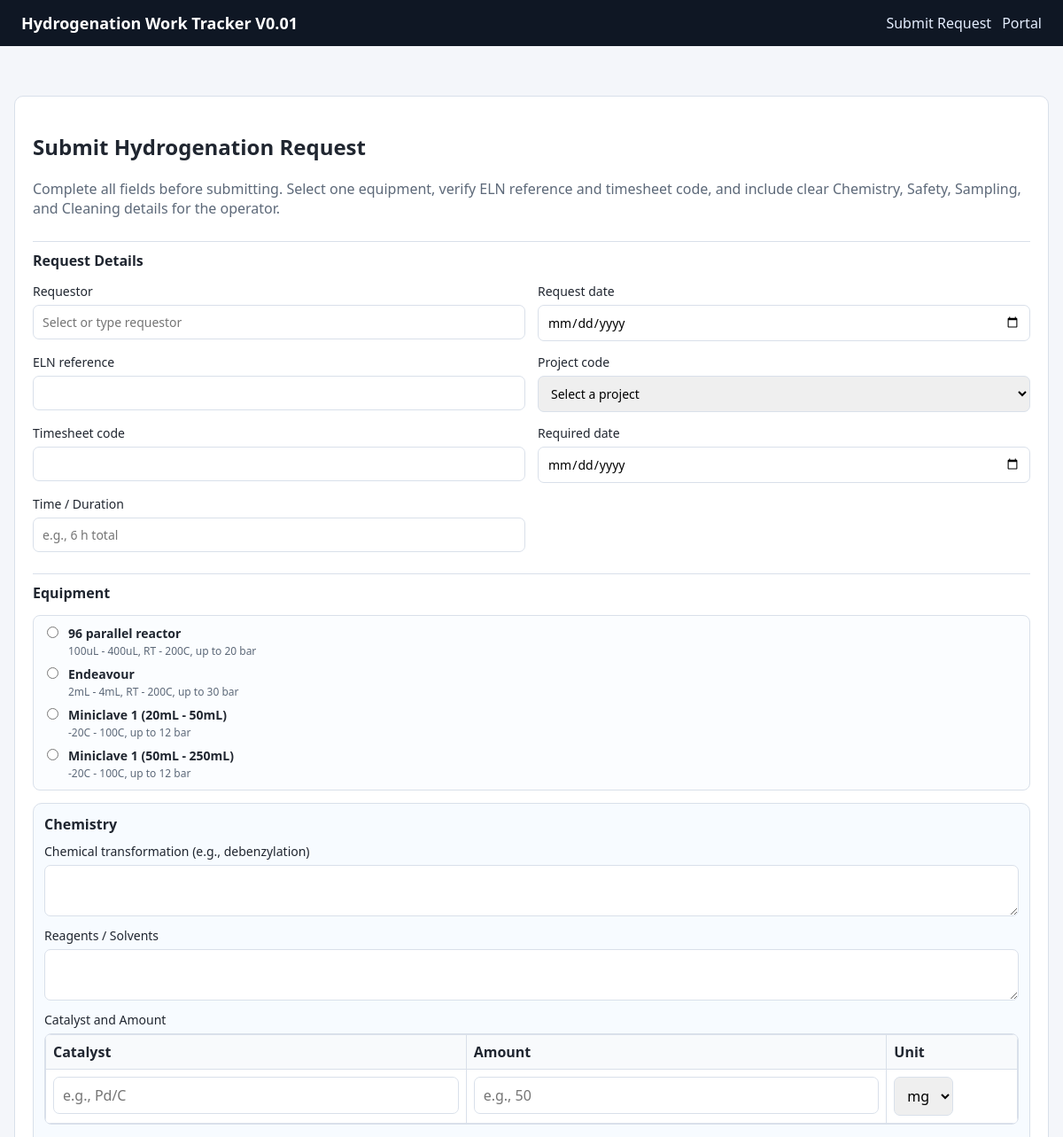
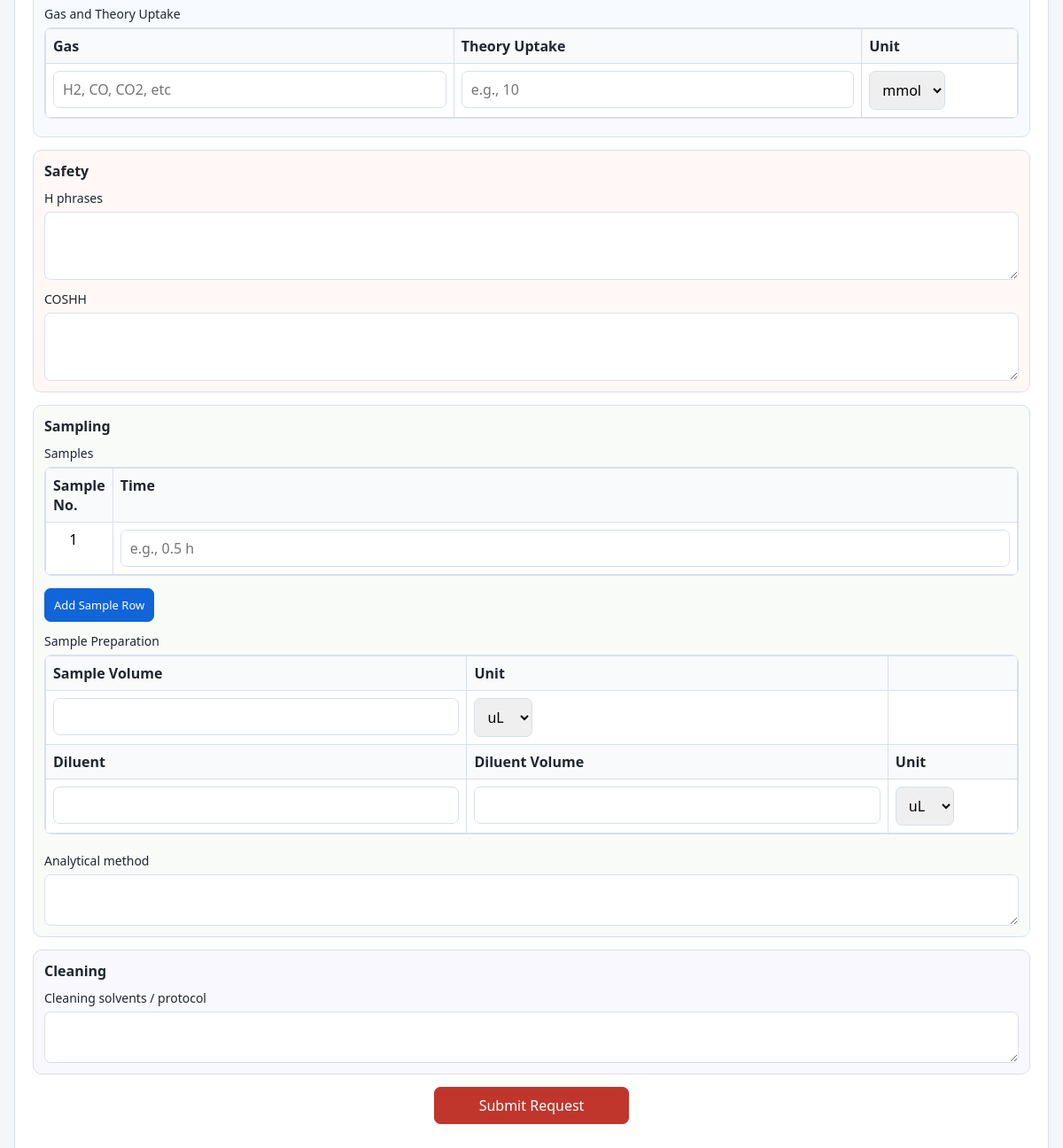
/submit, run on the app's committed database (2 pictures, top to bottom).
### tables this page shows
CREATE TABLE equipment_options (
                id INTEGER PRIMARY KEY AUTOINCREMENT,
                name TEXT NOT NULL UNIQUE,
                description TEXT,
                is_active INTEGER NOT NULL DEFAULT 1,
                created_at TEXT DEFAULT (datetime('now'))
            );

### app/routes.py (the view, shortened to what this page needs)
@bp.route('/submit', methods=['GET', 'POST'])
def submit_request():
    return render_template(
        'submit.html',
        equipment_options=_get_active_equipment_options(),
        project_options=_get_project_options(),
        user_options=_get_active_users(),
    )

### app/models.py (called while the page is built)
def get_conn():
    conn = sqlite3.connect(DB_PATH)
    conn.row_factory = sqlite3.Row
    return conn

### app/routes.py (called while the page is built)
def _get_project_options():
    with get_conn() as conn:
        return conn.execute(
            '''
            SELECT id, name, project_name
            FROM project_options
            WHERE is_active = 1
            ORDER BY name COLLATE NOCASE
            '''
        ).fetchall()

def _get_active_users():
    with get_conn() as conn:
        return conn.execute(
            '''
            SELECT id, name, email, is_operator
            FROM users
            WHERE is_active = 1
            ORDER BY name COLLATE NOCASE
            '''
        ).fetchall()

def _get_active_equipment_options():
    with get_conn() as conn:
        return conn.execute(
            '''
            SELECT id, name, description
            FROM equipment_options
            WHERE is_active = 1
            ORDER BY name COLLATE NOCASE
            '''
        ).fetchall()

### app/templates/submit.html (shortened to what this page needs)
﻿{% extends "base.html" %}
{% block content %}
<section class="card">
  <h2>Submit Hydrogenation Request</h2>
  <p class="hint">Complete all fields before submitting. Select one equipment, verify ELN reference and timesheet code, and include clear Chemistry, Safety, Sampling, and Cleaning details for the operator.</p>
  <form method="post" class="grid-form">
    <h3 class="section-title full">Request Details</h3>
    <label>
      Requestor
      <input name="requester_name" list="requester-options" required placeholder="Select or type requestor">
    </label>
    <label>
      Request date
      <input name="request_date" type="date">
    </label>
    <label>
      ELN reference
      <input name="eln_reference" required>
    </label>
    <label>
      Project code
      <select id="project_code" name="project_code" required>
        <option value="">Select a project</option>
      </select>
    </label>
    <label>
      Timesheet code
      <input id="timesheet_code" name="timesheet_code" required readonly>
    </label>
    <label>
      Required date
      <input name="required_date" type="date">
    </label>
    <label>
      Time / Duration
      <input name="time_duration" placeholder="e.g., 6 h total">
    </label>
    <h3 class="section-title full">Equipment</h3>
    <div class="full equipment-grid">
      {% for item in equipment_options %}
      <label class="check-row">
        <input type="radio" name="equipment_selected" value="{{ item['name'] }}" required>
        <span>
          <strong>{{ item['name'] }}</strong>
          {% if item['description'] %}
          <span class="small">{{ item['description'] }}</span>
          {% endif %}
        </span>
      </label>
      {% endfor %}
    </div>
    <div class="form-block chemistry-block full">
      <h3 class="form-block-title">Chemistry</h3>
      <div class="section-grid">
        <label class="full">
          Chemical transformation (e.g., debenzylation)
          <textarea name="chemical_transformation" rows="2"></textarea>
        </label>
        <label class="full">
          Reagents / Solvents
          <textarea name="reagents_solvents" rows="2"></textarea>
        </label>
        <label class="full">
          Catalyst and Amount
          <div class="table-wrap sample-table-wrap">
            <table class="sample-table prep-table">
              <thead>
                <tr>
                  <th>Catalyst</th>
                  <th>Amount</th>
                  <th>Unit</th>
                </tr>
              </thead>
              <tbody>
                <tr>
                  <td><input name="catalyst_name" placeholder="e.g., Pd/C"></td>
                  <td><input name="catalyst_amount_value" placeholder="e.g., 50"></td>
                  <td>
                    <select name="catalyst_amount_unit">
                      <option value="mg" selected>mg</option>
                    </select>
                  </td>
                </tr>
              </tbody>
            </table>
          </div>
        </label>
        <label class="full">
          Gas and Theory Uptake
          <div class="table-wrap sample-table-wrap">
            <table class="sample-table prep-table">
              <thead>
                <tr>
                  <th>Gas</th>
                  <th>Theory Uptake</th>
                  <th>Unit</th>
                </tr>
              </thead>
              <tbody>
                <tr>
                  <td><input name="gas_name" placeholder="H2, CO, CO2, etc"></td>
                  <td><input name="theory_uptake_value" placeholder="e.g., 10"></td>
                  <td>
                    <select name="theory_uptake_unit">
                      <option value="mmol" selected>mmol</option>
                    </select>
                  </td>
                </tr>
              </tbody>
            </table>
          </div>
        </label>
      </div>
    </div>
    <div class="form-block safety-block full">
      <h3 class="form-block-title">Safety</h3>
      <div class="section-grid">
        <label class="full">
          H phrases
          <textarea name="h_phrases" rows="3"></textarea>
        </label>
        <label class="full">
          COSHH
          <textarea name="coshh" rows="3"></textarea>
        </label>
      </div>
    </div>
    <div class="form-block sampling-block full">
      <h3 class="form-block-title">Sampling</h3>
      <div class="section-grid">
        <label class="full">
          Samples
          <div class="table-wrap sample-table-wrap">
            <table class="sample-table">
              <thead>
                <tr>
                  <th>Sample No.</th>
                  <th>Time</th>
                </tr>
              </thead>
              <tbody id="sample_rows">
                <tr>
                  <td class="sample-no-cell"><input class="sample-no-input" name="sample_numbers[]" value="1" readonly></td>
                  <td><input name="sample_times[]" placeholder="e.g., 0.5 h"></td>
                </tr>
              </tbody>
            </table>
          </div>
          <button type="button" id="add_sample_row" class="small-btn sample-add-btn">Add Sample Row</button>
        </label>
        <label class="full">
          Sample Preparation
          <div class="table-wrap sample-table-wrap">
            <table class="sample-table prep-table">
              <thead>
                <tr>
                  <th>Sample Volume</th>
                  <th>Unit</th>
                  <th></th>
                </tr>
              </thead>
              <tbody>
                <tr>
                  <td><input name="sample_size"></td>
                  <td>
                    <select name="sample_size_unit">
                      <option value="uL" selected>uL</option>
                    </select>
                  </td>
                  <td></td>
                </tr>
                <tr>
                  <th>Diluent</th>
                  <th>Diluent Volume</th>
                  <th>Unit</th>
                </tr>
                <tr>
                  <td><input name="diluent"></td>
                  <td><input name="diluent_volume"></td>
                  <td>
                    <select name="diluent_volume_unit">
                      <option value="uL" selected>uL</option>
                    </select>
                  </td>
                </tr>
              </tbody>
            </table>
          </div>
        </label>
        <label class="full">
          Analytical method
          <textarea name="analytical_method" rows="2"></textarea>
        </label>
      </div>
    </div>
    <div class="form-block cleaning-block full">
      <h3 class="form-block-title">Cleaning</h3>
      <div class="section-grid">
        <label class="full">
          Cleaning solvents / protocol
          <textarea name="cleaning_protocol" rows="2"></textarea>
        </label>
      </div>
    </div>
    <button type="submit" id="submit_request_btn" class="submit-btn full">Submit Request</button>
  </form>
</section>
{% endblock %}

### app/templates/base.html (shortened to what this page needs)
﻿<!doctype html>
<html lang="en">
<head>
  <link rel="stylesheet" href="{{ url_for('static', filename='styles.css') }}">
</head>
<body>
  <header class="topbar">
    <h1>Hydrogenation Work Tracker V0.01</h1>
    <nav>
      <a href="{{ url_for('main.submit_request') }}">Submit Request</a>
      <a href="{{ url_for('main.portal') }}">Portal</a>
    </nav>
  </header>
  <main class="container">
    {% block content %}{% endblock %}
  </main>
</body>
</html>

### app/static/styles.css (style rules this page uses)
* { box-sizing: border-box; }
html, body { margin: 0; padding: 0; }
body { font-family: "Segoe UI", Tahoma, sans-serif; background: var(--bg); color: var(--text); }
.topbar { background: #0f1724; color: white; padding: 14px 24px; display: flex; justify-content: space-between; align-items: center; gap: 16px; position: fixed; top: 0; left: 0; right: 0; z-index: 1000; }
.topbar h1 { margin: 0; font-size: 18px; }
.topbar nav { display: flex; gap: 12px; align-items: center; }
.topbar a { color: #e5eeff; text-decoration: none; }
.container { max-width: 2200px; margin: 86px auto 28px; padding: 0 16px; }
.card { background: var(--card); border: 1px solid var(--line); border-radius: 10px; padding: 20px; }
.hint { color: var(--muted); margin-top: 0; }
.grid-form { display: grid; grid-template-columns: repeat(2, minmax(0, 1fr)); gap: 14px; }
.section-title { margin: 10px 0 0; padding-top: 10px; border-top: 1px solid var(--line); font-size: 16px; }
.form-block { border: 1px solid var(--line); border-radius: 10px; padding: 12px; }
.form-block-title { margin: 0 0 10px; font-size: 16px; }
.section-grid { display: grid; grid-template-columns: repeat(2, minmax(0, 1fr)); gap: 12px; }
.chemistry-block { background: #f7fbff; }
.safety-block { background: #fff8f6; }
.sampling-block { background: #f8fbf8; }
.cleaning-block { background: #f9f8ff; }
label { display: flex; flex-direction: column; gap: 6px; font-size: 14px; }
input, select, textarea, button { border: 1px solid var(--line); border-radius: 7px; padding: 9px 10px; font: inherit; }
button { background: var(--accent); border-color: var(--accent); color: white; cursor: pointer; }
.full { grid-column: 1 / -1; }
.submit-btn { justify-self: center; min-width: 220px; }
.submit-btn.state-incomplete { background: #c0362c; border-color: #c0362c; }
.sample-add-btn { padding: 5px 8px; font-size: 12px; width: fit-content; }
.equipment-grid { display: grid; grid-template-columns: 1fr; gap: 8px; border: 1px solid var(--line); border-radius: 8px; padding: 10px; background: #fbfdff; }
.check-row { display: flex; flex-direction: row; gap: 8px; align-items: flex-start; }
.check-row span { display: flex; flex-direction: column; gap: 2px; }
.check-row input { margin-top: 2px; }
.small-btn { padding: 9px 10px; font-size: 13px; }
.table-wrap { overflow: auto; border: 1px solid var(--line); border-radius: 8px; }
.sample-table-wrap { margin-bottom: 8px; }
.sample-table { min-width: 420px; border-collapse: collapse; table-layout: auto; }
.sample-table input { width: 100%; }
.sample-table th, .sample-table td { border: 1px solid var(--line); padding: 8px; background: #fff; }
.sample-table th { background: #f8fafc; }
.sample-table .sample-no-cell { width: 1%; white-space: nowrap; }
.sample-no-input { width: auto; min-width: 2ch; max-width: 5ch; border: none; border-radius: 0; background: transparent; padding: 0; text-align: center; }
table { width: 100%; border-collapse: collapse; min-width: 900px; }
th, td { border-bottom: 1px solid var(--line); padding: 10px; vertical-align: top; text-align: left; }
th { background: #f8fafc; font-weight: 600; }
.small { font-size: 12px; color: var(--muted); }

### data on the page
equipment_options: name "96 parallel reactor", description "100uL - 400uL, RT - 200C, up to 20 bar"
equipment_options: name "Endeavour", description "2mL - 4mL, RT - 200C, up to 30 bar"
equipment_options: name "Miniclave 1 (20mL - 50mL)", description "-20C - 100C, up to 12 bar"
equipment_options: name "Miniclave 1 (50mL - 250mL)", description "-20C - 100C, up to 12 bar"
